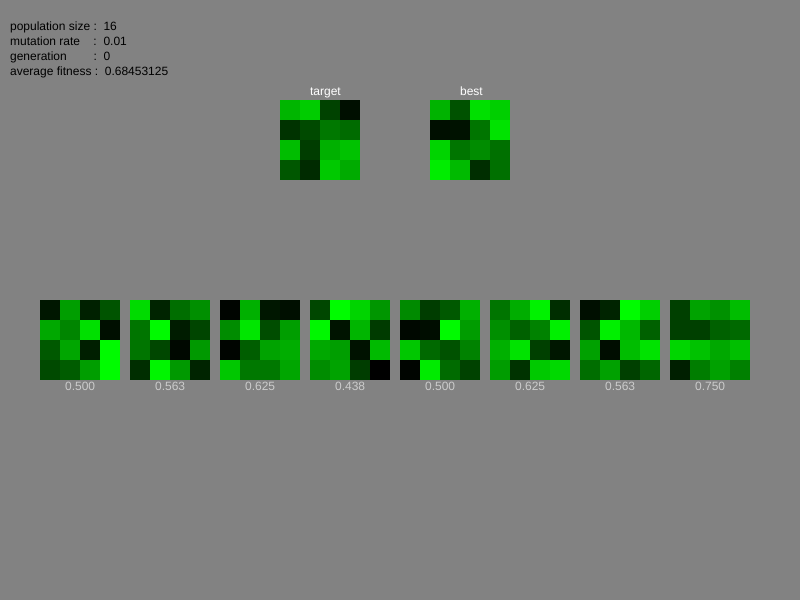
Frame 1 (no input)
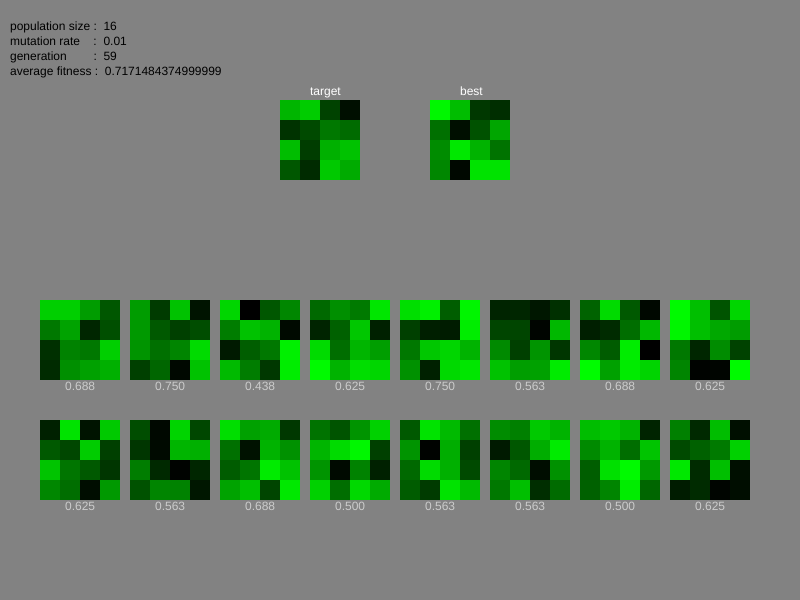
Frame 60 (no input)
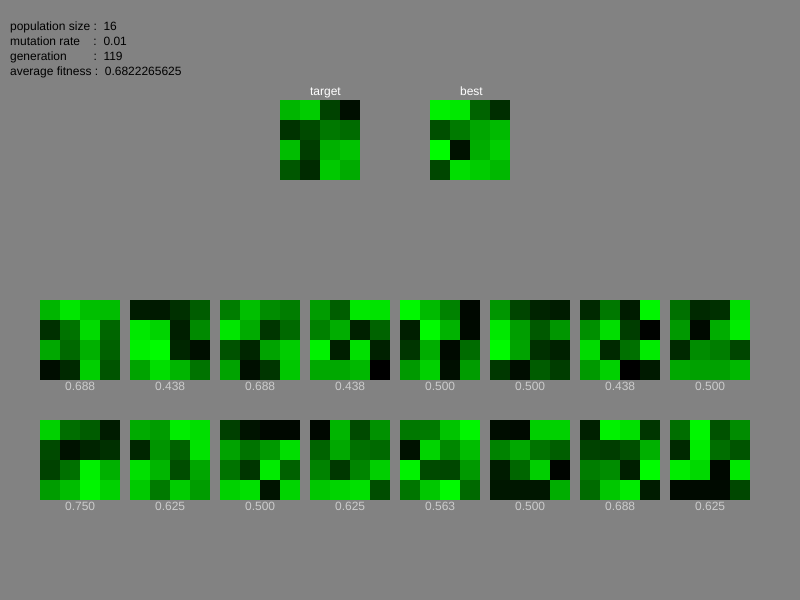
Frame 120 (the mouse pressed at the canvas centre since frame 60)

The p5.js sketch that drew these frames (run headless with seeded random() and noise() and a simulated clock; from frame 60 on, the mouse is pressed at the canvas centre):

// p5.js sketch
// ── sketch.js
var target;
var best;

var population;
var popsize = 16;
var mutationRate = 0.01;
var generation = 0;

var rectSize = 80;
var resolution = 4;
var cellSize = rectSize/resolution;

var info;

function setup(){
  createCanvas(800, 600);
  target = new Panel(width/2 - 120, 100, rectSize);
  best = new Panel(width/2  + 30, 100, rectSize);
  population = new Population(popsize);
  colorMode(RGB, 100, 100, 100);
  info = createDiv('');
  info.position(0, 620);
}

function draw(){
  background(51);

  fill(0);
  push();
  translate(0, 0);
  text("population size :  " + popsize,  10, 30);
  text("mutation rate    :  " + mutationRate, 10, 45);
  text("generation        :  " + generation, 10, 60);
  text("average fitness :  " + (1-population.getAverage()), 10, 75);
  pop();


  fill(255);
  text("target", width/2 - 90, 95);
  text("best", width/2  +60, 95);
  target.show(1);
  best.show(1);
  population.run();
  population.evaluate();
  population.selection();
  generation++;
}

function mousePressed(){
}

// ── dna.js
function Gene(x, y){
  this.pos = createVector(x,y);
  this.red = floor(random(100));
  // this.green = geneColor.green;
  // this.blue = geneColor.blue;
  this.difference = 0;

  this.show = function(){
    push();
    translate(this.pos.x, this.pos.y);
    noStroke();
    fill(0, this.red, 0);
    rect(0, 0, cellSize, cellSize);
    pop();
  }

  this.calcDiff = function(x, y){
      this.difference = Math.abs(target.dna.genes[x][y].red - this.red);
      this.difference = map(this.difference, 0, 100, 0, 1);
  }
}


function DNA(genes){

  if (genes){
    this.genes = genes;
  }
  else {
    this.genes = new Array(resolution);
    for (var i=0; i<resolution; i++){
      this.genes[i] = new Array(resolution);
    }
  }
  this.fitness = 0;
  this.tolerance = 1;
  this.average = 0;

  for (var x=0; x < resolution ; x++){
    for (var y=0; y < resolution; y++){
      this.genes[x][y] = new Gene(x*cellSize, y*cellSize);
    }
  }

  this.calcDiff = function(){
    var total = 0;
    for (var x=0; x < resolution ; x++){
      for (var y=0; y < resolution; y++){
        this.genes[x][y].calcDiff(x, y);
        total += this.genes[x][y].difference;
      }
    }
    this.average = total/ (resolution*resolution);
  }

  this.calcFitness = function(){
    for (var x=0; x < resolution ; x++){
      for (var y=0; y < resolution; y++){
        this.genes[x][y].calcDiff(x, y);
      }
    }

    var score = 0;
    tolerance = 20*(1 - population.getAverage());

    for (var x=0; x < resolution ; x++){
      for (var y=0; y < resolution; y++){
        var multiplier;
        if ( this.genes[x][y].difference < population.getAverage() ){
          multiplier = 1;
        }
        else {
          multiplier = pow(( this.genes[x][y].difference - population.getAverage())/(resolution*resolution), 2);
        }
        score += multiplier;
      }
    }
    this.fitness = score/(resolution*resolution);
  }


  this.crossover = function(partner){

    var newgenes = new Array(resolution);
    for (var i=0; i<resolution; i++){
      newgenes[i] = new Array(resolution);
    }

    var similarity = 0;
    for (var x=0; x < resolution ; x++){
      for (var y=0; y < resolution; y++){
        if ( this.genes[x][y] == partner.genes[x][y]){
          similarity ++;
        }
      }
    }

    for (var x=0; x < resolution ; x++){
      for (var y=0; y < resolution; y++){

        if ( this.genes[x][y].fitness > partner.genes[x][y].fitness){
          newgenes[x][y] = this.genes[x][y];
        } else {
          newgenes[x][y] = partner.genes[x][y];
        }

        if (random(1)< mutationRate*pow((similarity/(resolution*resolution)),2)){
          newgenes[x][y].red =  floor(random(int(255)/int(tolerance))*tolerance);
        }

      }
    }

    return new DNA(newgenes);
  }



}

// ── panel.js
function Panel(x, y, rectSize, dna){

  this.pos = createVector(x, y);
  if (dna){
    this.dna = dna;
  } else {
    this.dna = new DNA();
  }
  this.fitness = 0;

  this.show = function(check){
    this.calcFitness();
    push();
    translate(this.pos.x, this.pos.y);
    noStroke();
    noFill();
    rect(0, 0, rectSize, rectSize);
    for (var x=0; x < resolution ; x++){
      for (var y=0; y < resolution; y++){
        this.dna.genes[x][y].show();
      }
    }
    // Display fitness value
    textAlign(CENTER);
    if (check != 1){
      fill(80);
      text(this.dna.fitness.toFixed( 3), rectSize/2, 90);
    }

    pop();
  }

  this.calcFitness = function(){
    this.dna.calcFitness();
    this.fitness = this.dna.fitness;
    //println(this.fitness);
  }


}

// ── population.js
function Population(p){
  this.panels = [];
  this.popsize = p;
  this.matingPool = [];

  for (var i=0; i<this.popsize; i++){
    if ( i <8 ){
      this.panels[i] = new Panel(40 + (rectSize + 10)*i, 300, rectSize);
    }
    else {
      this.panels[i] = new Panel(40 + (rectSize + 10)*(i-8), 600, rectSize);
    }
  }

  this.run = function(){
    for (var i=0; i<this.popsize; i++){
      this.panels[i].show();
    }
  }

  this.evaluate = function(){
    var maxfit = 0;
    for (var i=0; i<this.popsize; i++){
      this.panels[i].calcFitness();
      if (this.panels[i].fitness > maxfit){
        maxfit = this.panels[i].fitness;
        if ( maxfit > best.fitness){
          best.dna = this.panels[i].dna;
        }
      }
    }

    for (var i=0; i<this.popsize; i++){
      this.panels[i].fitness /= maxfit;
    }


    this.matingPool = [];
    for (var i=0; i<this.popsize; i++){
      var n = this.panels[i].fitness * 100;
      for (var j=0; j<n; j++){
        this.matingPool.push(this.panels[i]);
      }
    }
    // println(this.matingPool.length);
  }

  this.selection = function(){
    var newpopulation = [];
    for (var i=0; i<this.popsize; i++){
      var parentA = random(this.matingPool).dna;
      var parentB = random(this.matingPool).dna;
      var child = parentA.crossover(parentB);
      if ( i <8 ){
        newpopulation[i] = new Panel(40 + (rectSize + 10)*i, 300, rectSize, child);
      }
      else {
        newpopulation[i]= new Panel(40 + (rectSize + 10)*(i-8), 420, rectSize, child);
      }

    }
    this.panels = newpopulation;
  }

  this.getAverage = function(){
    var total = 0;
    for (var i=0; i<this.popsize; i++){
      this.panels[i].dna.calcDiff();
      total += this.panels[i].dna.average;
    }
    return total/this.popsize;
  }

}
